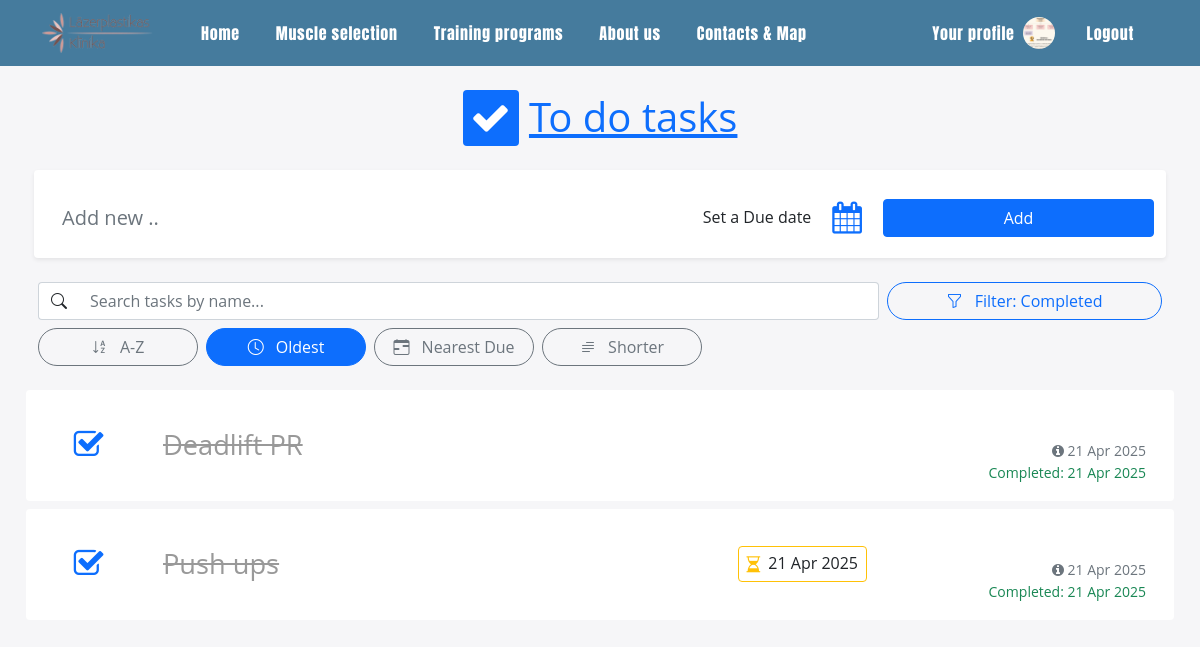
/todo.php?filter=completed&sort=added&dir=asc (signed in), run on the app's committed database.
### tables this page shows
CREATE TABLE `tasks` (
  `id` int(11) NOT NULL,
  `user_id` int(11) NOT NULL,
  `task` text NOT NULL,
  `is_completed` tinyint(1) DEFAULT 0,
  `created_at` timestamp NULL DEFAULT current_timestamp(),
  `due_date` date DEFAULT NULL,
  `completed_at` datetime DEFAULT NULL
);

### todo.php (the view, shortened to what this page needs)
<?php
$conn = new mysqli("localhost", "root", "", "gymbridges");
$user_id = $_SESSION['user_id'];
$filter = $_GET['filter'] ?? 'all';
$sort = $_GET['sort'] ?? 'added';
$direction = $_GET['dir'] ?? 'asc';
$filter_sql = "1";
if ($filter === 'completed') $filter_sql = "is_completed = 1";
elseif ($filter === 'active') $filter_sql = "is_completed = 0";
elseif ($filter === 'has-due-date') $filter_sql = "due_date IS NOT NULL";
switch ($sort) {
  case 'added':
    $order_by = "created_at " . ($direction === 'desc' ? "DESC" : "ASC");
    break;
}
$tasks = $conn->query("SELECT * FROM tasks WHERE user_id = $user_id AND $filter_sql ORDER BY $order_by");
$filterLabels = [
  'all' => 'All',
  'completed' => 'Completed',
  'active' => 'Active',
  'has-due-date' => 'Has Due Date'
];
$currentFilterLabel = $filterLabels[$filter] ?? 'All';
?>
<!DOCTYPE html>
<html lang="en">
<head>
  <link href="https://cdn.jsdelivr.net/npm/bootstrap@5.0.2/dist/css/bootstrap.min.css" rel="stylesheet">
  <link rel="stylesheet" href="https://cdnjs.cloudflare.com/ajax/libs/font-awesome/4.7.0/css/font-awesome.min.css">
  <link href="https://cdn.jsdelivr.net/npm/bootstrap-icons@1.10.5/font/bootstrap-icons.css" rel="stylesheet">
  <link rel="stylesheet" href="https://cdnjs.cloudflare.com/ajax/libs/bootstrap-datepicker/1.9.0/css/bootstrap-datepicker.min.css" />
  <link rel="stylesheet" type="text/css" href="style.css">
</head>
<body>
<?php include 'includes/header.php'; ?>
<div class="container my-4 px-2">
  <div class="row justify-content-center mb-4">
    <div class="col-12 text-center">
      <h1 class="text-primary">
        <i class="fa fa-check bg-primary text-white rounded p-2"></i>
        <u>To do tasks</u>
      </h1>
    </div>
  </div>
  <form method="POST">
    <div class="row g-2 align-items-center bg-white rounded shadow-sm py-3 px-2 mb-4">
      <div class="col-12 col-md-6">
        <input name="task" class="form-control form-control-lg border-0 bg-transparent rounded" placeholder="Add new .." required>
      </div>
      <div class="col-6 col-md-3 text-start text-md-end">
        <div class="d-flex align-items-center justify-content-md-end">
          <span class="me-2">Set a Due date</span>
          <i class="fa fa-calendar fa-2x text-primary due-date-button btn" title="Set a Due date"></i>
        </div>
      </div>
      <div class="col-6 col-md-3 text-end">
        <button class="btn btn-primary w-100" type="submit">Add</button>
      </div>
    </div>
  </form>
<form class="mb-4" method="GET">
  <div class="row g-2 justify-content-between align-items-center mb-2 flex-wrap">
    <div class="col-md-9 col-12">
      <div class="input-group">
        <span class="input-group-text bg-white border-end-0">
          <i class="bi bi-search"></i>
        </span>
        <input
          type="text"
          id="searchInput"
          class="form-control rounded-end-pill border-start-0"
          placeholder="Search tasks by name..."
        >
      </div>
    </div>
    <div class="col-md-3 col-12 text-md-end">
      <div class="dropdown">
        <button
          class="btn btn-outline-primary rounded-pill px-4 w-100"
          type="button"
          id="filterDropdown"
          data-bs-toggle="dropdown"
          aria-expanded="false"
        >
          <i class="bi bi-funnel me-2"></i> Filter: <?= $currentFilterLabel ?>
        </button>
      </div>
    </div>
  </div>
  <div class="d-flex flex-wrap gap-2 justify-content-start">
    <a href="?filter=<?= $filter ?>&sort=alpha&dir=<?= ($sort === 'alpha' && $direction === 'asc') ? 'desc' : 'asc' ?>"
       class="btn <?= $sort === 'alpha' ? 'btn-primary' : 'btn-outline-secondary' ?> rounded-pill sort-btn text-nowrap">
      <i class="bi bi-sort-alpha-down me-2"></i>
      <?= ($sort === 'alpha' && $direction === 'desc') ? 'Z-A' : 'A-Z' ?>
    </a>
    <a href="?filter=<?= $filter ?>&sort=added&dir=<?= ($sort === 'added' && $direction === 'asc') ? 'desc' : 'asc' ?>"
       class="btn <?= $sort === 'added' ? 'btn-primary' : 'btn-outline-secondary' ?> rounded-pill sort-btn text-nowrap">
      <i class="bi bi-clock me-2"></i>
      <?= ($sort === 'added' && $direction === 'desc') ? 'Newest' : 'Oldest' ?>
    </a>
    <a href="?filter=<?= $filter ?>&sort=due&dir=<?= ($sort === 'due' && $direction === 'asc') ? 'desc' : 'asc' ?>"
       class="btn <?= $sort === 'due' ? 'btn-primary' : 'btn-outline-secondary' ?> rounded-pill sort-btn text-nowrap">
      <i class="bi bi-calendar-range me-2"></i>
      <?= ($sort === 'due' && $direction === 'desc') ? 'Farthest Due' : 'Nearest Due' ?>
    </a>
    <a href="?filter=<?= $filter ?>&sort=length&dir=<?= ($sort === 'length' && $direction === 'asc') ? 'desc' : 'asc' ?>"
       class="btn <?= $sort === 'length' ? 'btn-primary' : 'btn-outline-secondary' ?> rounded-pill sort-btn text-nowrap">
      <i class="bi bi-text-paragraph me-2"></i>
      <?= ($sort === 'length' && $direction === 'desc') ? 'Longer' : 'Shorter' ?>
    </a>
  </div>
</form>
  <div id="taskList">
  <?php while ($task = $tasks->fetch_assoc()): ?>
    <div class="row todo-item p-3 my-2 rounded bg-white align-items-center <?= $task['is_completed'] ? 'completed' : '' ?>" data-id="<?= $task['id'] ?>">
      <div class="col-12 col-sm-1 text-center">
        <a href="?toggle=<?= $task['id'] ?>">
          <i class="fa <?= $task['is_completed'] ? 'fa-check-square-o fa-2x' : 'fa-square-o fa-2x' ?> text-primary btn"></i>
        </a>
      </div>
      <div class="col-12 col-sm-6 mt-2 mt-sm-0">
        <input type="text" class="form-control form-control-lg border-0 edit-todo-input bg-transparent rounded" readonly value="<?= htmlspecialchars($task['task']) ?>" />
      </div>
      <div class="col-12 col-sm-2 mt-2 mt-sm-0 text-sm-end text-start">
        <?php if (!empty($task['due_date'])): ?>
          <div class="d-inline-flex align-items-center bg-white border border-warning rounded px-2 py-1">
            <i class="fa fa-hourglass-2 text-warning me-2"></i>
            <span><?= date('j M Y', strtotime($task['due_date'])) ?></span>
          </div>
        <?php else: ?>
          <div class="d-inline-block px-2 py-1">&nbsp;</div>
        <?php endif; ?>
      </div>
      <div class="col-12 col-sm-3 mt-2 mt-sm-0 text-sm-end text-start">
        <div class="text-muted small">
          <div><i class="fa fa-info-circle"
                  data-bs-toggle="tooltip"
                  data-bs-placement="top"
                  title="Created at <?= date('j M Y, H:i:s', strtotime($task['created_at'])) ?>">
                </i>
                <?= date('j M Y', strtotime($task['created_at'])) ?></div>
          <?php if ($task['is_completed'] && !empty($task['completed_at'])): ?>
            <div class="text-success">Completed: <?= date('j M Y', strtotime($task['completed_at'])) ?></div>
          <?php endif; ?>
        </div>
      </div>
    </div>
  <?php endwhile; ?>
</div>
</body>
</html>

### style.css (style rules this page uses)
html, body { position: relative; margin: 0; padding: 0; min-height: 100vh; display: flex; flex-direction: column; justify-content: space-between; background-color: #F6F6F8; }

### todo.php (style rules this page uses)
body { font-family: "Open Sans", sans-serif; line-height: 1.6; min-height: 100vh; display: flex; flex-direction: column; }
.edit-todo-input, .add-todo-input { outline: none; }
.edit-todo-input { font-size: 1.7rem !important; }
.todo-item.completed .edit-todo-input { text-decoration: line-through; color: #999; }
.container { flex-grow: 1; }
.sort-btn { min-width: 160px; text-align: center; }

### data on the page
tasks: is_completed 1 (drawn), task "Deadlift PR", created_at "21 Apr 2025", completed_at "21 Apr 2025"
tasks: is_completed 1 (drawn), task "Push ups", due_date "21 Apr 2025", created_at "21 Apr 2025", completed_at "21 Apr 2025"

### other printed values
$currentFilterLabel "Completed"
